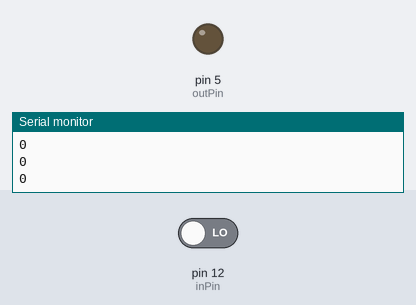
The sketch below on a simulated Arduino Uno, built with avr-gcc and run on an emulated ATmega328P. Shown: output pins drawn as LEDs (lit = HIGH), the last lines printed to the serial monitor. The test bench sets the inputs (shaded band); at power-on: pin 12 (inPin) LOW.

Above: at 1.2 s.
1.3 s: pin 12 (inPin) driven HIGH
At 2.1 s:
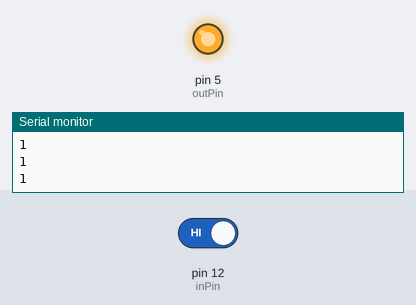
2.8 s: pin 12 (inPin) driven LOW
At 3.4 s:
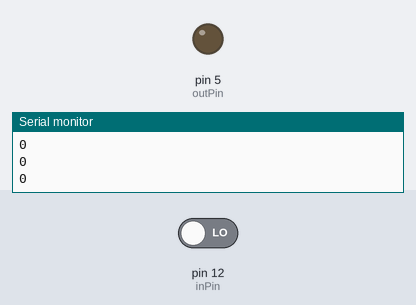
Timing chart, 0 to 5.8 s (numbered marks = the images above; inputs shaded):
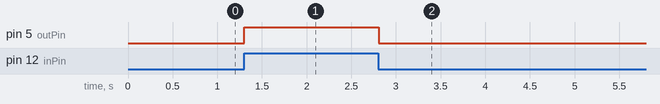

The sketch:

c1_class_digitalinput1onoff.ino
```cpp
const int inPin =12;
const int outPin =5;
int currentState=LOW;

void setup() {
  // put your setup code here, to run once:
Serial.begin(9600);
pinMode(inPin,INPUT);
pinMode(outPin,OUTPUT);
}

void loop() {
  // put your main code here, to run repeatedly:
currentState =digitalRead(inPin);
if (currentState ==HIGH)
digitalWrite(outPin,HIGH);
else
digitalWrite(outPin,LOW);

Serial.println (currentState);
delay(10);
}
```

Measured:
- after the input at 1.3 s, pin 5 (outPin): LOW → HIGH at once
- after the input at 2.8 s, pin 5 (outPin): HIGH → LOW at once
